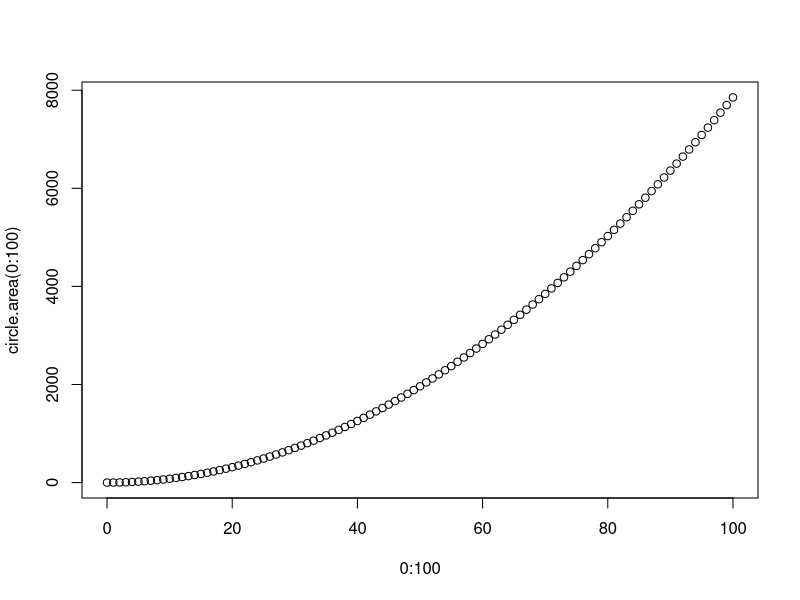
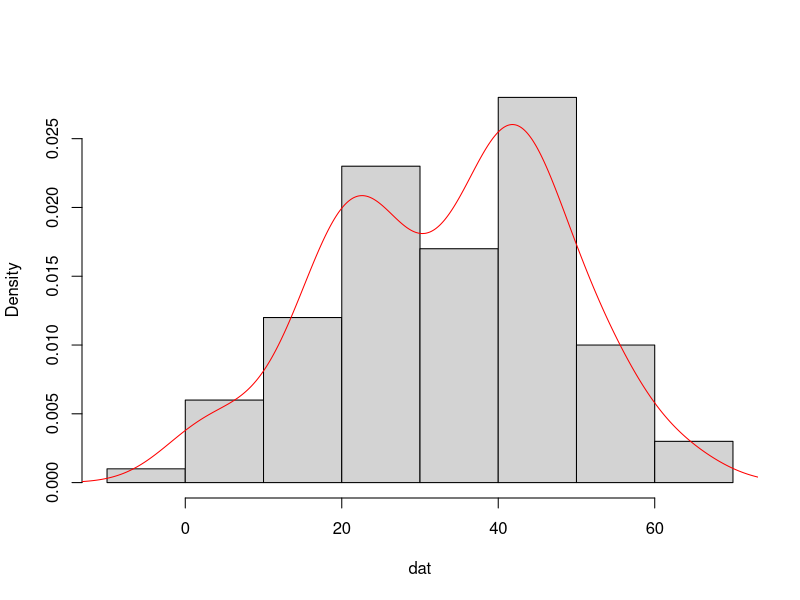
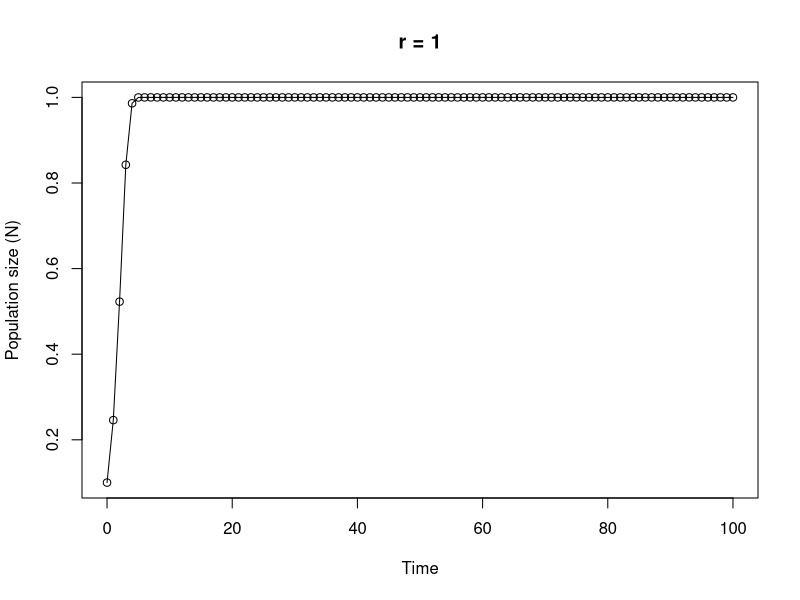

These figures' R source, in order:
## ----Q1, results = 'asis', eval= T-------------------------------------------------------------------------

# area of a circle
# the equation to calculate the area of a circle is pi * radius^2

circle.area <- function(d){ 
	pi * (d/2)^2
}

# to use your new function

circle.area(10)
# [1] 78.53982

plot(0:100, circle.area(0:100))

# to test on a vector of diameters
# first create a vector with diameters ranging from 0 to 50 in steps of 10

cir.diam <- seq(from = 0, to = 50, by = 10)

# test your function

circle.area(cir.diam)
# [1]    0.00000   78.53982  314.15927  706.85835 1256.63706 1963.49541

cat("test re-render")


## ----Q2, tidy = TRUE---------------------------------------------------------------------------------------

far.cent <- function(a){
	val <- (a-32)*5/9
	print(paste("Fahrenheit: ", round(a, digits = 3), "oF",sep = " "), quote = FALSE)# round 3dp
	print(paste("Centigrade: ", round(val, digits = 3), "oC", sep = " "), quote = FALSE)# round 3dp
}

# alternative Fahrenheit to centigrade using cat function

far.cent2 <- function(a){
	val <- (a - 32) * 5/9	#calculation
	cat("Fahrenheit: ", round(a, digits = 3), "oF", "\n")   # use cat function
	cat("Centigrade: ", round(val, digits = 3), "oC", "\n")   
}



## ----Q3----------------------------------------------------------------------------------------------------

# Create a vector of normally distributed data
# length 100, mean 35 and standard deviation of 29

vals <- rnorm(100, 35, 15)	# create some norm dist data mean 35, sd = 15

summary.fun <- function(dat){
	mymean <- round(mean(dat), digits = 4)      	# calc mean
	mymedian <- round(median(dat), digits = 4)    # calc median
	mymin <- round(min(dat), digits = 4)          # calc min
	mymax <- round(max(dat), digits = 4)          # calc max
	print(paste("mean:", mymean, sep = " "), quote = FALSE)     # print mean
	print(paste("median:", mymedian, sep = " "), quote = FALSE)     # print median
	print(paste("range:", "from:", mymin, "to", mymax, sep = " "), quote = FALSE) 
	dens <- density(dat)                          # estimate density curve
	hist(dat, main = "",type = "l",freq = FALSE)  # plot histogram
	lines(dens, lty = 1, col = "red")             # plot density curve
}

# use the function
summary.fun(vals)


## ----Q4----------------------------------------------------------------------------------------------------

# calculate a median

ourmedian <- function(x){
	n <- length(x)
	if (n %% 2 == 1)      # odd numbers
	  sort(x)[(n + 1)/2]  # find the middle number by adding 1 to length and div 2
	else {                # even numbers
	  middletwo <- sort(x)[(n/2) + 0:1]   #find the two middle numbers
	  mean(middletwo)
	  }
}

# use the function
mydat <- sample(1:50, size = 10, replace = TRUE )

# our function
ourmedian(mydat)

# R median function
median(mydat)


## ----Q5, tidy = TRUE---------------------------------------------------------------------------------------

# function to simulate Ricker model

Ricker.model <- function(nzero, r, time, K=1){     # sets initial parameters
  N <- numeric(time + 1)    # creates a real vector of length time+1 to store values of Nt+1
  N[1] <- nzero             # sets initial population size in first element of N
  for (i in 1:time) {				# loops over time
      N[i+1] <- N[i]*exp(r*(1 - N[i]/K))    
  }
  Time <- 0:time   					 # creates vector for x axis
  plot(Time, N, type = "o", xlim = c(0, time), xlab = "Time", ylab = "Population size (N)", main = paste("r =", r, sep=" "))   # plots     output
}

# To run
# play around with the different parameters, especially r
Ricker.model(nzero=0.1,r=1,time=100)


